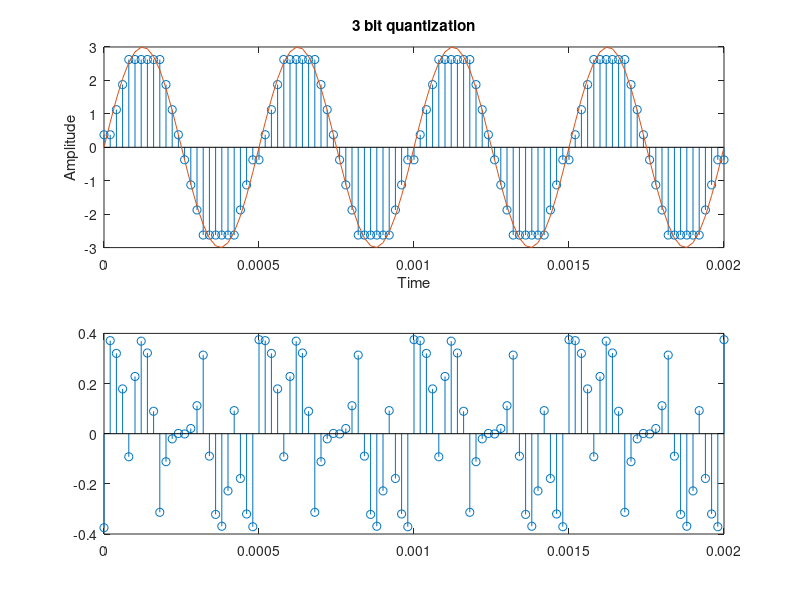

This chart was generated by the following MATLAB code: (Note: this script raises an error after producing the figure.)
clc;
clear;
close all;
Amp=3;
bit=3; 
f=2000; 
fs=50000;
t=0:(1/fs):(4/f); 
y=Amp*sin(2*pi*f*t);
N=length(y);
Q_out=zeros(1,N);
D=(2*Amp)/(2^bit);
L=-Amp+(D/2);
H=Amp-(D/2);
for i=L:D:H 
    for j=1:N
     if(((i-(D/2))<=y(j))&&(y(j)<(i+(D/2))))       
        Q_out(j)=i;                      
        A(j)=y(j)-Q_out(j);
     end  
    end                               
end
subplot(211);
stem(t,Q_out);
hold on;
plot(t,y);xlabel('Time');ylabel('Amplitude');title('3 bit quantization');
subplot(212);stem(t,A)
gtext('1541016245-Satyabrat')
